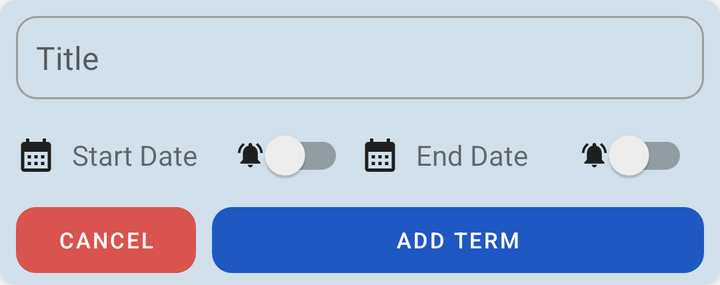
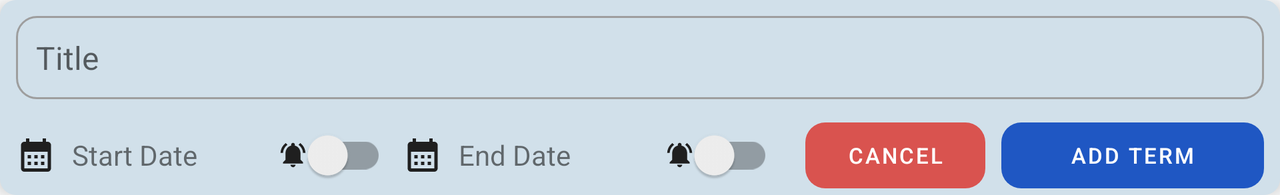

Two renders of one Android screen. The first uses the default layout on a phone; the second uses the alternative layout the repository ships for a different screen configuration, on a matching device. The two XML files are below.
<!-- AndroidManifest.xml: application theme Theme.StudentScheduler -->
<!-- res/layout/add_term.xml -->
<?xml version="1.0" encoding="utf-8"?>

<LinearLayout xmlns:android="http://schemas.android.com/apk/res/android"
    xmlns:app="http://schemas.android.com/apk/res-auto"
    android:id="@+id/lyt_add_term"
    android:layout_width="match_parent"
    android:layout_height="wrap_content"
    android:background="@drawable/rounded_8"
    android:backgroundTint="#D1E0EA"
    android:orientation="vertical"
    android:translationZ="5dp"
    android:visibility="visible">

    <EditText
        android:id="@+id/et_title"
        android:layout_width="match_parent"
        android:layout_height="wrap_content"
        android:layout_margin="8dp"
        android:autofillHints="None"
        android:background="@drawable/custom_input"
        android:ems="10"
        android:hint="Title"
        android:inputType="text"
        android:padding="10dp" />

    <LinearLayout
        android:layout_width="match_parent"
        android:layout_height="40dp"
        android:layout_marginStart="8dp"
        android:layout_marginEnd="8dp"
        android:gravity="center">

        <TextView
            android:id="@+id/tv_start_date"
            android:layout_width="0dp"
            android:layout_height="match_parent"
            android:layout_weight="1"
            android:drawablePadding="8dp"
            android:gravity="center_vertical"
            android:text="Start Date"
            android:textSize="14sp"
            app:drawableStartCompat="@drawable/calendar_20" />

        <androidx.appcompat.widget.SwitchCompat
            android:id="@+id/sw_alert_start"
            android:layout_width="wrap_content"
            android:layout_height="wrap_content"
            android:layout_marginEnd="8dp"
            android:drawableStart="@drawable/notifications_active_15"
            android:gravity="center" />

        <TextView
            android:id="@+id/tv_end_date"
            android:layout_width="0dp"
            android:layout_height="match_parent"
            android:layout_weight="1"
            android:drawablePadding="8dp"
            android:gravity="center_vertical"
            android:text="End Date"
            android:textSize="14sp"
            app:drawableStartCompat="@drawable/calendar_20" />

        <androidx.appcompat.widget.SwitchCompat
            android:id="@+id/sw_alert_end"
            android:layout_width="wrap_content"
            android:layout_height="wrap_content"
            android:layout_marginEnd="8dp"
            android:drawableStart="@drawable/notifications_active_15" />
    </LinearLayout>

    <LinearLayout
        style="?android:attr/buttonBarStyle"
        android:layout_width="match_parent"
        android:layout_height="wrap_content"
        android:gravity="center"
        android:orientation="horizontal">

        <Button
            android:id="@+id/btn_cancel"
            style="?android:attr/buttonBarButtonStyle"
            android:layout_width="90dp"
            android:layout_height="45dp"
            android:layout_marginStart="8dp"
            android:text="Cancel"
            android:textColor="@color/white"
            android:textSize="11sp"
            app:backgroundTint="@color/deep_red"
            app:cornerRadius="10dp" />

        <Button
            android:id="@+id/btn_add_term"
            style="?android:attr/buttonBarButtonStyle"
            android:layout_width="0dp"
            android:layout_height="45dp"
            android:layout_marginStart="8dp"
            android:layout_marginEnd="8dp"
            android:layout_weight="1"
            android:text="Add Term"
            android:textColor="@color/white"
            android:textSize="11sp"
            app:backgroundTint="@color/blue_primary"
            app:cornerRadius="10dp" />
    </LinearLayout>
</LinearLayout>
<!-- resources referenced by this layout -->
<resources>
  <color name="blue_primary">#1f57c3</color>
  <color name="deep_red">#d9534f</color>
  <color name="white">#FFFFFFFF</color>
  <!-- drawable calendar_20 (drawable) -->
  <vector android:height="20dp" android:tint="#1F1F1F"
      android:viewportHeight="24" android:viewportWidth="24"
      android:width="20dp" xmlns:android="http://schemas.android.com/apk/res/android">
      <path android:fillColor="@android:color/white" android:pathData="M19,4h-1V2h-2v2H8V2H6v2H5C3.89,4 3.01,4.9 3.01,6L3,20c0,1.1 0.89,2 2,2h14c1.1,0 2,-0.9 2,-2V6C21,4.9 20.1,4 19,4zM19,20H5V10h14V20zM9,14H7v-2h2V14zM13,14h-2v-2h2V14zM17,14h-2v-2h2V14zM9,18H7v-2h2V18zM13,18h-2v-2h2V18zM17,18h-2v-2h2V18z"/>
  </vector>
  <!-- drawable custom_input (drawable) -->
  <?xml version="1.0" encoding="utf-8"?>
  
  <selector xmlns:android="http://schemas.android.com/apk/res/android">
      <item android:state_enabled="true" android:state_focused="true">
          <shape android:shape="rectangle">
              <solid android:color="@color/transparent" />
              <corners android:radius="10dp" />
              <stroke android:width="1dp" android:color="@color/blue_primary" />
          </shape>
      </item>
      <item android:state_enabled="true">
          <shape android:shape="rectangle">
              <solid android:color="@color/transparent" />
              <corners android:radius="10dp" />
              <stroke android:width="1dp" android:color="@color/gray" />
          </shape>
      </item>
  </selector>
  <!-- drawable notifications_active_15 (drawable) -->
  <vector android:height="15dp" android:tint="#1F1F1F"
      android:viewportHeight="24" android:viewportWidth="24"
      android:width="15dp" xmlns:android="http://schemas.android.com/apk/res/android">
      <path android:fillColor="@android:color/white" android:pathData="M7.58,4.08L6.15,2.65C3.75,4.48 2.17,7.3 2.03,10.5h2c0.15,-2.65 1.51,-4.97 3.55,-6.42zM19.97,10.5h2c-0.15,-3.2 -1.73,-6.02 -4.12,-7.85l-1.42,1.43c2.02,1.45 3.39,3.77 3.54,6.42zM18,11c0,-3.07 -1.64,-5.64 -4.5,-6.32L13.5,4c0,-0.83 -0.67,-1.5 -1.5,-1.5s-1.5,0.67 -1.5,1.5v0.68C7.63,5.36 6,7.92 6,11v5l-2,2v1h16v-1l-2,-2v-5zM12,22c0.14,0 0.27,-0.01 0.4,-0.04 0.65,-0.14 1.18,-0.58 1.44,-1.18 0.1,-0.24 0.15,-0.5 0.15,-0.78h-4c0.01,1.1 0.9,2 2.01,2z"/>
  </vector>
  <!-- drawable rounded_8 (drawable) -->
  <?xml version="1.0" encoding="utf-8"?>
  
  <selector xmlns:android="http://schemas.android.com/apk/res/android">
      <item android:state_pressed="true">
          <shape android:shape="rectangle">
              <solid android:color="#B8423E" />
              <corners android:radius="8dp" />
          </shape>
      </item>
      <item>
          <shape android:shape="rectangle">
              <solid android:color="@color/deep_red" />
              <corners android:radius="8dp" />
          </shape>
      </item>
  </selector>
  <style name="Theme.StudentScheduler" parent="Theme.MaterialComponents.DayNight.DarkActionBar">
          
          <item name="colorPrimary">@color/blue_primary</item>
          <item name="colorPrimaryVariant">@color/blue_primary_dark</item>
          <item name="colorOnPrimary">@color/white</item>
          
          <item name="colorSecondary">@color/teal_200</item>
          <item name="colorSecondaryVariant">@color/teal_700</item>
          <item name="colorOnSecondary">@color/black</item>
          
          <item name="android:statusBarColor">?attr/colorPrimaryVariant</item>
          
          <item name="android:textSize">16sp</item>
      </style>
  <color name="transparent">#00FFFFFF</color>
  <color name="gray">#9E9E9E</color>
  <color name="blue_primary_dark">#174CB1</color>
  <color name="teal_200">#FF03DAC5</color>
  <color name="teal_700">#FF018786</color>
  <color name="black">#FF000000</color>
</resources>
<!-- res/layout-land/add_term.xml (the repository's variant of the layout above) -->
<!-- drawn on the phone turned sideways -->
<?xml version="1.0" encoding="utf-8"?>
<LinearLayout xmlns:android="http://schemas.android.com/apk/res/android"
    xmlns:app="http://schemas.android.com/apk/res-auto"
    android:id="@+id/lyt_add_term"
    android:layout_width="match_parent"
    android:layout_height="wrap_content"
    android:background="@drawable/rounded_8"
    android:backgroundTint="#D1E0EA"
    android:orientation="vertical"
    android:translationZ="5dp"
    android:visibility="visible">

    <EditText
        android:id="@+id/et_title"
        android:layout_width="match_parent"
        android:layout_height="wrap_content"
        android:layout_margin="8dp"
        android:autofillHints="None"
        android:background="@drawable/custom_input"
        android:ems="10"
        android:hint="Title"
        android:inputType="text"
        android:padding="10dp" />

    <LinearLayout
        android:layout_width="match_parent"
        android:layout_height="40dp"
        android:layout_marginStart="8dp"
        android:layout_marginEnd="8dp"
        android:gravity="center">

        <TextView
            android:id="@+id/tv_start_date"
            android:layout_width="0dp"
            android:layout_height="match_parent"
            android:layout_weight="1"
            android:drawablePadding="8dp"
            android:gravity="center_vertical"
            android:text="Start Date"
            android:textSize="14sp"
            app:drawableStartCompat="@drawable/calendar_20" />

        <androidx.appcompat.widget.SwitchCompat
            android:id="@+id/sw_alert_start"
            android:layout_width="wrap_content"
            android:layout_height="wrap_content"
            android:layout_marginEnd="8dp"
            android:drawableStart="@drawable/notifications_active_15"
            android:gravity="center" />

        <TextView
            android:id="@+id/tv_end_date"
            android:layout_width="0dp"
            android:layout_height="match_parent"
            android:layout_weight="1"
            android:drawablePadding="8dp"
            android:gravity="center_vertical"
            android:text="End Date"
            android:textSize="14sp"
            app:drawableStartCompat="@drawable/calendar_20" />

        <androidx.appcompat.widget.SwitchCompat
            android:id="@+id/sw_alert_end"
            android:layout_width="wrap_content"
            android:layout_height="wrap_content"
            android:layout_marginEnd="8dp"
            android:drawableStart="@drawable/notifications_active_15" />

        <Button
            android:id="@+id/btn_cancel"
            style="?android:attr/buttonBarButtonStyle"
            android:layout_width="90dp"
            android:layout_height="45dp"
            android:layout_marginStart="8dp"
            android:text="Cancel"
            android:textColor="@color/white"
            android:textSize="11sp"
            app:backgroundTint="@color/deep_red"
            app:cornerRadius="10dp" />

        <Button
            android:id="@+id/btn_add_term"
            style="?android:attr/buttonBarButtonStyle"
            android:layout_width="0dp"
            android:layout_height="45dp"
            android:layout_marginStart="8dp"
            android:layout_weight="1"
            android:text="Add Term"
            android:textColor="@color/white"
            android:textSize="11sp"
            app:backgroundTint="@color/blue_primary"
            app:cornerRadius="10dp" />
    </LinearLayout>
</LinearLayout>
